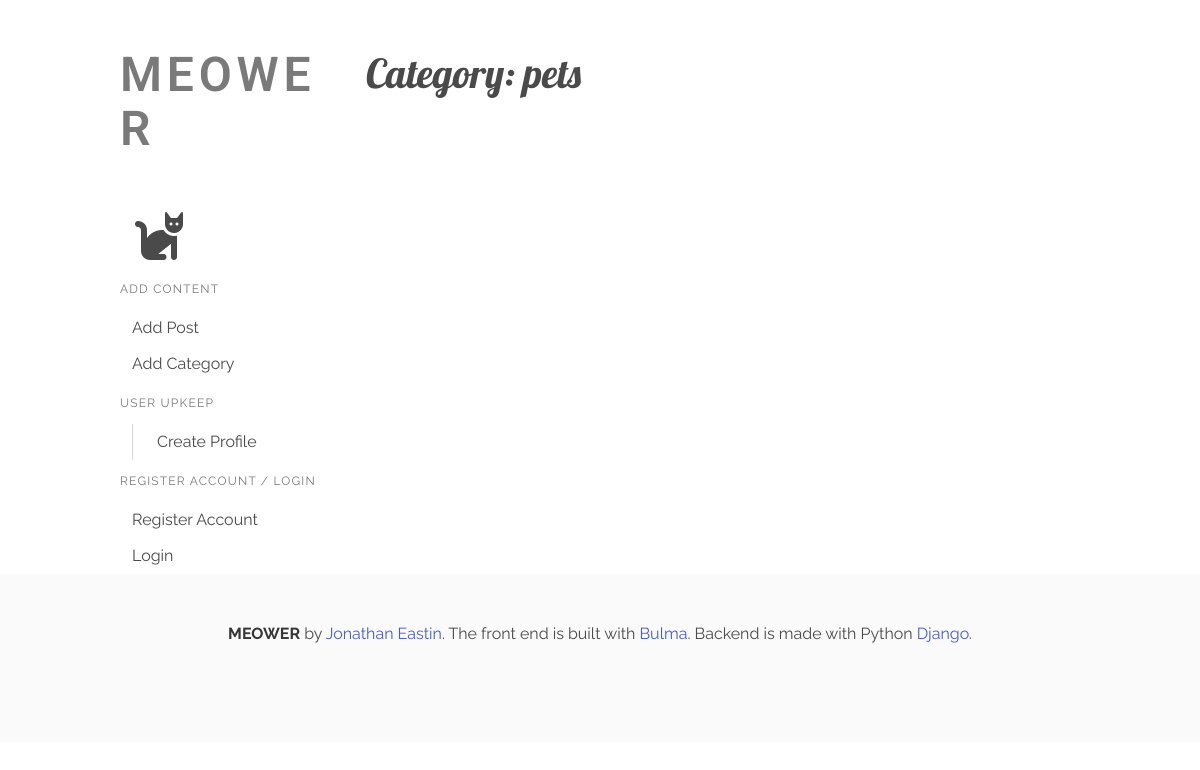
The page /category/pets/ on the database as committed earlier.
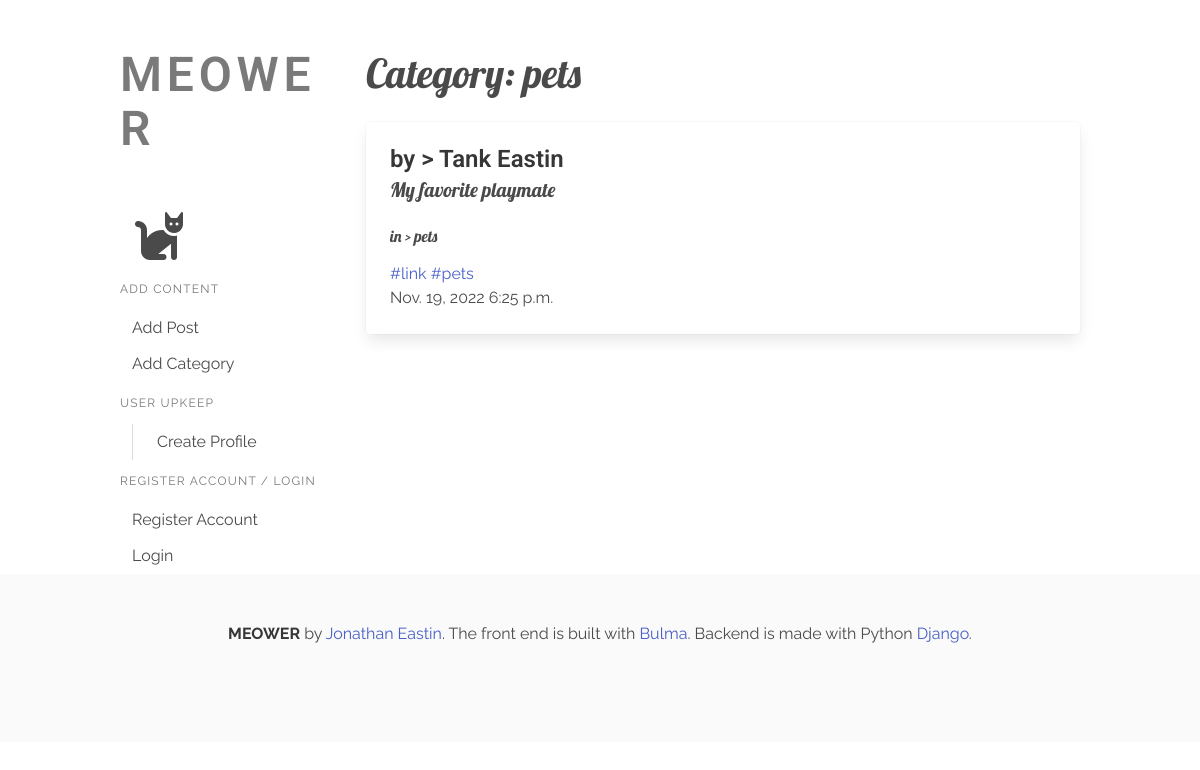
The same page on the database as committed later.
### JonsBlog/models.py (models this page shows, shortened)
class Post(models.Model):
    title = models.CharField(max_length=255, default="Jon's Blog")
    header_image = models.ImageField(null=True, blank=True, upload_to='images/')
    title_tag = models.CharField(max_length=255)
    author = models.ForeignKey(User, on_delete=models.CASCADE)
    body = RichTextField(blank=True, null=True)
    publication_date = models.DateField(auto_now_add=True)
    publication_time = models.TimeField(auto_now_add=True)
    category = models.CharField(max_length=255, default="general")
    snippet = models.CharField(max_length=255)
    likes = models.ManyToManyField(User, related_name='blog_posts')

### JonsBlog/views.py (the view)
# urls.py: path('category/<str:cats>/', category_view, name='category'),
def category_view(req, cats):
    category_posts = Post.objects.filter(category=cats.replace('-', ' '))
    return render(req, 'categories.html', {'cats': cats.replace('-', ' '),
                                           'category_posts': category_posts})

### JonsBlog/templates/categories.html
{% extends 'base.html' %}
{% block content %}
    <ul>
        <h2 class="subtitle is-2 is-spaced">Category: {{ cats }}</h2>
        {% for post in category_posts %}
            <div class="card">
                <div class="card-content">
                    <div class="media">
                        <div class="media-content">
                            <p class="title is-4">by > {{ post.author.first_name }} {{ post.author.last_name }}</p>
                            <p class="subtitle is-5">{{ post.title_tag }}</p>
                        </div>
                    </div>
                    <div class="content">
                        <p class="subtitle is-6">in > {{ post.category }}</p>
                        <a href="{% url 'article-detail' post.pk %}">#link</a> <a href="">#{{ post.category }}</a>
                        <br>
                        <time datetime="2016-1-1">{{ post.publication_date }} {{ post.publication_time }}</time>
                    </div>
                </div>
            </div>
        {% endfor %}
    </ul>
{% endblock %}

Rows that differ between the two databases and show on the page:
added Post: category "pets", author.first_name "Tank", author.last_name "Eastin", title_tag "My favorite playmate", publication_date "Nov. 19, 2022", publication_time "6:25 p.m."
Other text that changed with them:
{{ cats }}: "pets" → (not shown)
